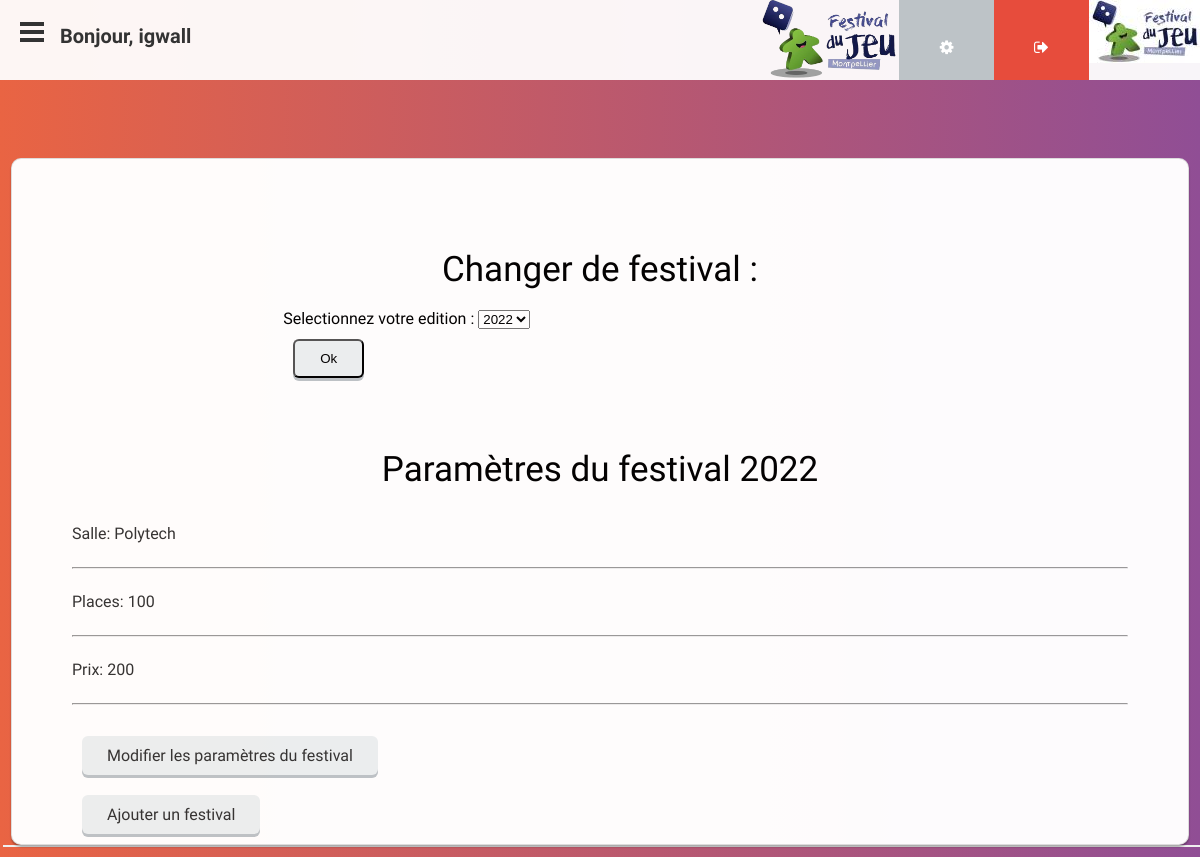
/index.php?controller=festival&action=viewFestival&idFestival=1 (signed in), run on the app's committed database.
### tables this page shows
CREATE TABLE `festival` (
  `idFestival` smallint(2) NOT NULL,
  `nomSalle` varchar(50) NOT NULL,
  `nbTotalPlace` smallint(2) NOT NULL,
  `prixUniTable` smallint(2) NOT NULL,
  `annee` smallint(4) NOT NULL
);

### controller/controllerFestival.php (called while the page is built, shortened)
<?php
	require_once File::buildPath(array('model', 'modelFestival.php'));
	class ControllerFestival {
        public static function viewFestival(){
                require File::buildPath(array("view", "view.php"));
				return 0;
		}
	}
?>

### index.php (called while the page is built, shortened)
<?php
	require_once File::buildPath(array('controller', 'routeur.php'));
?>

### model/modelFestival.php (called while the page is built, shortened)
<?php
class ModelFestival {
	private $idFestival;
	private $nomSalle;
	private $nbTotalPlace;
	private $prixUniTable;
	private $annee;
	public function getIdFestival(){
		return $this->idFestival;
	}
	public function getNomSalle(){
		return $this->nomSalle;
	}
	public function getnbTotalPlace(){
		return $this->nbTotalPlace;
	}
	public function getPrixUniTable(){
		return $this->prixUniTable;
	}
	public function getAnneeFestival(){
		return $this->annee;
	}
	static public function getAllFestivals() {
		try {
			$rep = Model::$pdo->query('SELECT * FROM festival');
			$rep->setFetchMode(PDO::FETCH_CLASS, 'ModelFestival');
			$tab_prod = $rep->fetchAll();
			return $tab_prod;
		} catch (PDOException $e) {
			echo('Error tout casse ( /!\ method getAllFestivals() /!\ )');
		}
	}
    static public function getFestivalById($idFestival) {
		$sql = "SELECT * from festival WHERE idFestival=:id_festival";
		try {
			$req_prep = Model::$pdo->prepare($sql);
			$values = array(
				"id_festival" => $idFestival,
			);
			$req_prep->execute($values);
			$req_prep->setFetchMode(PDO::FETCH_CLASS, 'ModelFestival');
			$tab_prod = $req_prep->fetchAll();
		} catch (PDOException $e) {
			echo('Error tout casse ( /!\ method getFestivalByid() /!\ )');
		}
		return $tab_prod[0];
	}
}
?>

### view/festival/festival.php (the view, shortened to what this page needs)
<?php endif;
	  echo '<br><div class="infos">
            <div class="submenu">
                <form method="post" action="index.php?controller=festival&action=changeFestival">
                <h2> Changer de festival : </h2>
                <label>Selectionnez votre edition :</label>
                <select name="idFestival">';
                   foreach (ModelFestival::getAllFestivals() as $festival) {
                   		if($_SESSION['idFestival'] == $festival->getIdFestival()){
                   			echo '<option value="'. htmlspecialchars($festival->getIdFestival()). '" selected>' . htmlspecialchars($festival->getAnneeFestival()) .'</option>';
                   		}else{
                   			echo '<option value="'. htmlspecialchars($festival->getIdFestival()). '">' . htmlspecialchars($festival->getAnneeFestival()) .'</option>';
                   		}
	           		}
                echo "</select> <div><button type='submit' class='edit-button'>Ok</button>
                </form>
            </div><br>";
	  echo "<br><h2> Paramètres du festival " . ModelFestival::getFestivalById($_SESSION['idFestival'])->getAnneeFestival() . "</h2>";
	  if(!empty(ModelFestival::getFestivalById($_SESSION['idFestival']))){
	  		$festival = ModelFestival::getFestivalById($_SESSION['idFestival']);
	  		echo '<p>Salle: ' . htmlspecialchars($festival->getNomSalle()) . '</p><hr/><p> Places: ' . htmlspecialchars($festival->getnbTotalPlace()) . ' </p><hr/><p>Prix: ' . htmlspecialchars($festival->getPrixUniTable()) . '<hr/></p>' ;
	  	 	echo "<div><a  class='edit-button' href='index.php?controller=festival&action=update&idFestival=" . $_SESSION['idFestival'] ."'>Modifier les paramètres du festival</a></div>";
	  	}
	  	echo "<div><a class='edit-button' href='index.php?controller=festival&action=addFestival&idFestival=1'>Ajouter un festival</a></div>";
?>

### style.css (style rules this page uses)
html, body, div, span, h1, h2, h3, h4, h5, h6, p, ol, ul, li, form, label, legend, caption, aside, details, figcaption, figure, footer, header, hgroup, menu, nav, section, summary { margin: 0; padding: 0; border: 0; outline: 0; font-weight: inherit; font-style: inherit; font-size: 100%; font-family: inherit; vertical-align: baseline; }
h2 { font-size: 35px; font-family: "Ubuntu"; margin-bottom: 3%; text-align:center; }
a { font-family: "Ubuntu"; text-decoration: none; padding-bottom: 5px; color: #333; }
body { margin: auto; width: 100%; height: 100%; background: linear-gradient(to right, #e96443, #904e95); background-attachment: fixed; background-size: cover; box-shadow: 3px 2px #efefef; }
.infos { width: 88%; background: #fff; padding-right: 5%; padding-left: 5%; padding-top: 5%; opacity: 0.98; border-radius: 10px; margin: auto; margin-top: 5%; box-shadow: 0px 2px 2px rgba(0, 0, 0, 0.3); border: 1px solid rgba(0, 0, 0, .125); margin-bottom: 1%; }
.infos p { line-height: 150%; font-family: "Ubuntu"; color: #333; }
.edit-button { display: inline-block !important; background-color: #ecf0f1 !important; margin: 10px !important; padding-top: 10px !important; padding-bottom: 10px !important; padding-left: 25px !important; padding-right: 25px !important; border-radius: 6px !important; box-shadow: 0px 3px #bdc3c7 !important; }
hr { background-color: #efefef; margin-top: 2%; margin-bottom: 2%; }
form { margin: auto; margin-top: 30px; font: 14px; font-family: "Ubuntu"; width: 60%; margin-bottom:25px; }

### data on the page
festival: annee "2022", nomSalle "Polytech", nbTotalPlace "100", prixUniTable "200"

### other printed values
$_SESSION['login'] "igwall"
form field idFestival "2022"
